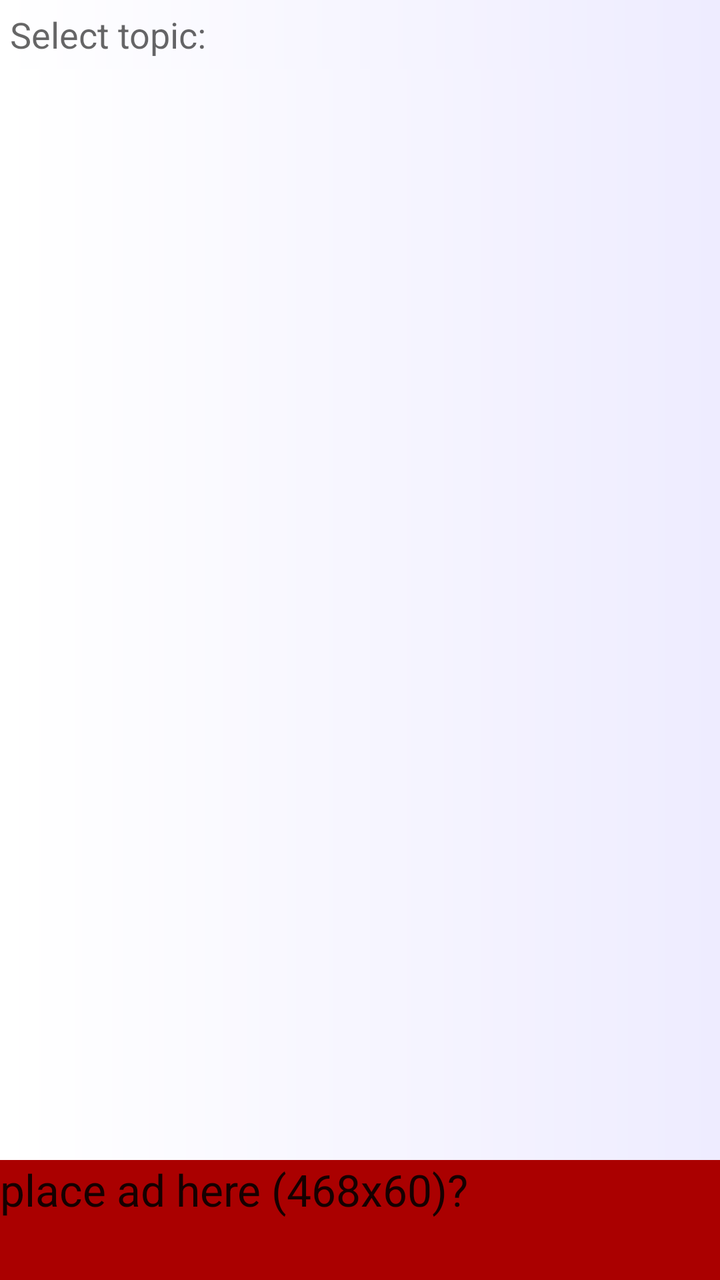
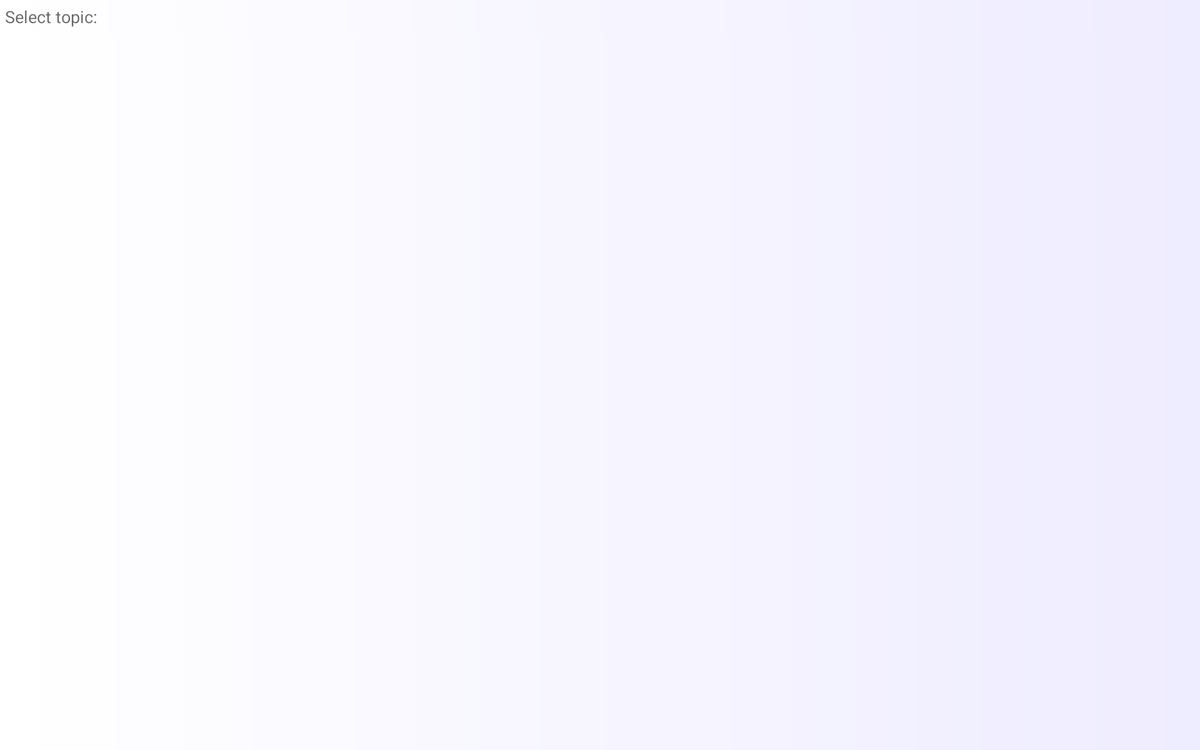

The same Android screen from two of the app's own layout files: first res/layout/ as a phone draws it, then the repository's variant for another configuration, drawn on a device whose configuration selects that folder. Both files follow.
<!-- AndroidManifest.xml: application theme Theme.AppCompat.Light -->
<!-- res/layout/cell_groups_layout.xml -->
<?xml version="1.0" encoding="utf-8"?>
 <LinearLayout xmlns:android="http://schemas.android.com/apk/res/android"
         android:orientation="vertical"
         android:layout_width="match_parent"
         android:layout_height="fill_parent"
         android:paddingLeft="0dp"
         android:background="@drawable/cell_groups_gradient"
         android:paddingTop="5dp"
         android:paddingRight="0dp">

     <TextView
         android:id="@+id/label"
         android:layout_width="wrap_content"
         android:layout_height="wrap_content"
         android:layout_weight="0"
         android:text="Select topic:"
         android:layout_marginLeft="5dp"
         android:layout_marginBottom="5dp"
         android:textAppearance="?android:attr/textAppearanceMedium" />

     <ListView android:id="@id/android:list"
               android:layout_width="match_parent"
               android:layout_height="match_parent"
               android:background="@drawable/cell_groups_gradient"
               android:layout_weight="1"
               android:layout_marginLeft="10dp"
               android:drawSelectorOnTop="false"/>
     
     <TextView
         android:id="@+id/ad"
         android:layout_width="match_parent"
         android:layout_height="60dp"
         android:layout_weight="0"
         android:text="place ad here (468x60)?"
         android:background="@drawable/advertising"
         android:textAppearance="?android:attr/textAppearanceLarge" />

 </LinearLayout>
<!-- resources referenced by this layout -->
<resources>
  <!-- drawable advertising (drawable) -->
  <?xml version="1.0" encoding="utf-8"?>
  <shape xmlns:android="http://schemas.android.com/apk/res/android" android:shape="rectangle">
      <solid android:color="#ffaa0000"/>
  </shape>
  <!-- drawable cell_groups_gradient (drawable) -->
  <?xml version="1.0" encoding="utf-8"?>
  <shape xmlns:android="http://schemas.android.com/apk/res/android">
      <gradient
              android:startColor="#FFFFFF"
              android:endColor="#EEECFF"
              android:angle="0"
              />
      <corners android:radius="0dp"/>
  </shape>
</resources>
<!-- res/layout-xlarge/cell_groups_layout.xml (the repository's variant of the layout above) -->
<!-- drawn on a large tablet held sideways -->
<?xml version="1.0" encoding="utf-8"?>
<LinearLayout xmlns:android="http://schemas.android.com/apk/res/android"
         android:orientation="vertical"
         android:layout_width="match_parent"
         android:layout_height="fill_parent"
         android:paddingLeft="0dp"
         android:background="@drawable/cell_groups_gradient"
         android:paddingTop="5dp"
         android:paddingRight="0dp">

     <TextView
         android:id="@+id/label"
         android:layout_width="wrap_content"
         android:layout_height="wrap_content"
         android:layout_weight="0"
         android:text="Select topic:"
         android:layout_marginLeft="5dp"
         android:layout_marginBottom="5dp"
         android:textAppearance="?android:attr/textAppearanceMedium" />

     <ListView android:id="@id/android:list"
               android:layout_width="match_parent"
               android:layout_height="match_parent"
               android:background="@drawable/cell_groups_gradient"
               android:layout_weight="1"
               android:layout_marginLeft="10dp"
               android:drawSelectorOnTop="false"/>

 </LinearLayout>
<!-- resources referenced by the variant -->
<!-- as a large tablet held sideways resolves them -->
<resources>
  <!-- drawable cell_groups_gradient (drawable) -->
  <?xml version="1.0" encoding="utf-8"?>
  <shape xmlns:android="http://schemas.android.com/apk/res/android">
      <gradient
              android:startColor="#FFFFFF"
              android:endColor="#EEECFF"
              android:angle="0"
              />
      <corners android:radius="0dp"/>
  </shape>
</resources>
